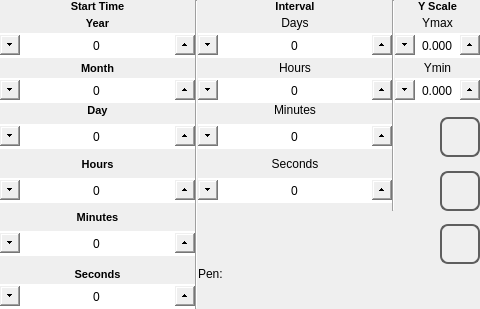
<?xml version="1.0" encoding="UTF-8"?>
<ui version="4.0">
 <class>trend_range</class>
 <widget class="QWidget" name="trend_range">
  <property name="geometry">
   <rect>
    <x>0</x>
    <y>0</y>
    <width>480</width>
    <height>272</height>
   </rect>
  </property>
  <property name="minimumSize">
   <size>
    <width>0</width>
    <height>0</height>
   </size>
  </property>
  <property name="maximumSize">
   <size>
    <width>16777215</width>
    <height>16777215</height>
   </size>
  </property>
  <property name="windowTitle">
   <string>trend_range</string>
  </property>
  <property name="styleSheet">
   <string notr="true"> QLabel#labelPen {
	font: 1000 12pt &quot;Ubuntu&quot;;
 }

 QLabel {
	font: 1000  8pt &quot;Ubuntu&quot;;
 }

 QSpinBox {
	font: 1000 14pt &quot;Ubuntu&quot;;
 }

 QSpinBox::up-button {
     subcontrol-origin: border;
     subcontrol-position: right center;
     height: 20px;
     width: 20px;
 }

 QSpinBox::up-arrow {
	image: url(:/systemicons/img/Forward.png);
     width: 10px;
     height: 10px;
 }

 QSpinBox::down-button {
     subcontrol-origin: border;
     subcontrol-position: left center;
     height: 20px;
     width: 20px;
}

 QSpinBox::down-arrow {
 	image: url(:/systemicons/img/Back.png);
     width: 10px;
     height:10px;
 }

 QDoubleSpinBox {
	font: 1000 12pt &quot;Ubuntu&quot;;
 }

 QDoubleSpinBox::up-button {
     subcontrol-origin: border;
     subcontrol-position: right center;
     height: 20px;
     width: 20px;
 }

 QDoubleSpinBox::up-arrow {
	image: url(:/systemicons/img/Forward.png);
     width: 10px;
     height: 10px;
 }

 QDoubleSpinBox::down-button {
     subcontrol-origin: border;
     subcontrol-position: left center;
     height: 20px;
     width: 20px;
}

 QDoubleSpinBox::down-arrow {
 	image: url(:/systemicons/img/Back.png);
     width: 10px;
     height: 10px;
 }
</string>
  </property>
  <layout class="QHBoxLayout" name="horizontalLayout">
   <property name="spacing">
    <number>0</number>
   </property>
   <property name="margin">
    <number>0</number>
   </property>
   <item>
    <layout class="QGridLayout" name="gridLayout">
     <property name="spacing">
      <number>0</number>
     </property>
     <item row="1" column="4">
      <widget class="QLabel" name="labelYmax">
       <property name="minimumSize">
        <size>
         <width>0</width>
         <height>20</height>
        </size>
       </property>
       <property name="maximumSize">
        <size>
         <width>16777215</width>
         <height>20</height>
        </size>
       </property>
       <property name="focusPolicy">
        <enum>Qt::NoFocus</enum>
       </property>
       <property name="text">
        <string>Ymax</string>
       </property>
       <property name="alignment">
        <set>Qt::AlignCenter</set>
       </property>
      </widget>
     </item>
     <item row="3" column="4">
      <widget class="QLabel" name="labelYmin">
       <property name="minimumSize">
        <size>
         <width>0</width>
         <height>20</height>
        </size>
       </property>
       <property name="maximumSize">
        <size>
         <width>16777215</width>
         <height>20</height>
        </size>
       </property>
       <property name="focusPolicy">
        <enum>Qt::NoFocus</enum>
       </property>
       <property name="text">
        <string>Ymin</string>
       </property>
       <property name="alignment">
        <set>Qt::AlignCenter</set>
       </property>
      </widget>
     </item>
     <item row="4" column="4">
      <widget class="QDoubleSpinBox" name="doubleSpinBoxYmin">
       <property name="minimumSize">
        <size>
         <width>0</width>
         <height>25</height>
        </size>
       </property>
       <property name="maximumSize">
        <size>
         <width>16777215</width>
         <height>25</height>
        </size>
       </property>
       <property name="focusPolicy">
        <enum>Qt::NoFocus</enum>
       </property>
       <property name="alignment">
        <set>Qt::AlignCenter</set>
       </property>
       <property name="decimals">
        <number>3</number>
       </property>
       <property name="minimum">
        <double>-9999.989999999999782</double>
       </property>
       <property name="maximum">
        <double>9999.989999999999782</double>
       </property>
       <property name="singleStep">
        <double>0.100000000000000</double>
       </property>
      </widget>
     </item>
     <item row="0" column="4">
      <widget class="QLabel" name="label">
       <property name="font">
        <font>
         <family>Ubuntu</family>
         <pointsize>8</pointsize>
         <weight>99</weight>
         <italic>false</italic>
         <bold>true</bold>
        </font>
       </property>
       <property name="text">
        <string>Y Scale</string>
       </property>
       <property name="alignment">
        <set>Qt::AlignCenter</set>
       </property>
      </widget>
     </item>
     <item row="9" column="2">
      <widget class="QSpinBox" name="spinBoxSeconds">
       <property name="sizePolicy">
        <sizepolicy hsizetype="Expanding" vsizetype="Fixed">
         <horstretch>0</horstretch>
         <verstretch>0</verstretch>
        </sizepolicy>
       </property>
       <property name="minimumSize">
        <size>
         <width>0</width>
         <height>25</height>
        </size>
       </property>
       <property name="maximumSize">
        <size>
         <width>16777215</width>
         <height>25</height>
        </size>
       </property>
       <property name="focusPolicy">
        <enum>Qt::NoFocus</enum>
       </property>
       <property name="wrapping">
        <bool>true</bool>
       </property>
       <property name="alignment">
        <set>Qt::AlignCenter</set>
       </property>
       <property name="maximum">
        <number>59</number>
       </property>
      </widget>
     </item>
     <item row="8" column="2">
      <widget class="QLabel" name="labelSeconds">
       <property name="sizePolicy">
        <sizepolicy hsizetype="Expanding" vsizetype="Preferred">
         <horstretch>0</horstretch>
         <verstretch>0</verstretch>
        </sizepolicy>
       </property>
       <property name="focusPolicy">
        <enum>Qt::NoFocus</enum>
       </property>
       <property name="text">
        <string>Seconds</string>
       </property>
       <property name="alignment">
        <set>Qt::AlignCenter</set>
       </property>
      </widget>
     </item>
     <item row="6" column="2">
      <widget class="QSpinBox" name="spinBoxMinutes">
       <property name="sizePolicy">
        <sizepolicy hsizetype="Expanding" vsizetype="Fixed">
         <horstretch>0</horstretch>
         <verstretch>0</verstretch>
        </sizepolicy>
       </property>
       <property name="minimumSize">
        <size>
         <width>0</width>
         <height>25</height>
        </size>
       </property>
       <property name="maximumSize">
        <size>
         <width>16777215</width>
         <height>25</height>
        </size>
       </property>
       <property name="focusPolicy">
        <enum>Qt::NoFocus</enum>
       </property>
       <property name="wrapping">
        <bool>true</bool>
       </property>
       <property name="alignment">
        <set>Qt::AlignCenter</set>
       </property>
       <property name="maximum">
        <number>59</number>
       </property>
      </widget>
     </item>
     <item row="5" column="2">
      <widget class="QLabel" name="labelMinutes">
       <property name="sizePolicy">
        <sizepolicy hsizetype="Expanding" vsizetype="Preferred">
         <horstretch>0</horstretch>
         <verstretch>0</verstretch>
        </sizepolicy>
       </property>
       <property name="focusPolicy">
        <enum>Qt::NoFocus</enum>
       </property>
       <property name="text">
        <string>Minutes</string>
       </property>
       <property name="alignment">
        <set>Qt::AlignCenter</set>
       </property>
      </widget>
     </item>
     <item row="4" column="2">
      <widget class="QSpinBox" name="spinBoxHours">
       <property name="sizePolicy">
        <sizepolicy hsizetype="Expanding" vsizetype="Fixed">
         <horstretch>0</horstretch>
         <verstretch>0</verstretch>
        </sizepolicy>
       </property>
       <property name="minimumSize">
        <size>
         <width>0</width>
         <height>25</height>
        </size>
       </property>
       <property name="maximumSize">
        <size>
         <width>16777215</width>
         <height>25</height>
        </size>
       </property>
       <property name="focusPolicy">
        <enum>Qt::NoFocus</enum>
       </property>
       <property name="wrapping">
        <bool>true</bool>
       </property>
       <property name="alignment">
        <set>Qt::AlignCenter</set>
       </property>
       <property name="maximum">
        <number>23</number>
       </property>
      </widget>
     </item>
     <item row="3" column="2">
      <widget class="QLabel" name="labelHours">
       <property name="sizePolicy">
        <sizepolicy hsizetype="Expanding" vsizetype="Preferred">
         <horstretch>0</horstretch>
         <verstretch>0</verstretch>
        </sizepolicy>
       </property>
       <property name="focusPolicy">
        <enum>Qt::NoFocus</enum>
       </property>
       <property name="text">
        <string>Hours</string>
       </property>
       <property name="alignment">
        <set>Qt::AlignCenter</set>
       </property>
      </widget>
     </item>
     <item row="2" column="2">
      <widget class="QSpinBox" name="spinBoxDays">
       <property name="sizePolicy">
        <sizepolicy hsizetype="Expanding" vsizetype="Fixed">
         <horstretch>0</horstretch>
         <verstretch>0</verstretch>
        </sizepolicy>
       </property>
       <property name="minimumSize">
        <size>
         <width>0</width>
         <height>25</height>
        </size>
       </property>
       <property name="maximumSize">
        <size>
         <width>16777215</width>
         <height>25</height>
        </size>
       </property>
       <property name="focusPolicy">
        <enum>Qt::NoFocus</enum>
       </property>
       <property name="wrapping">
        <bool>true</bool>
       </property>
       <property name="alignment">
        <set>Qt::AlignCenter</set>
       </property>
       <property name="maximum">
        <number>30</number>
       </property>
      </widget>
     </item>
     <item row="1" column="2">
      <widget class="QLabel" name="labelDays">
       <property name="sizePolicy">
        <sizepolicy hsizetype="Expanding" vsizetype="Preferred">
         <horstretch>0</horstretch>
         <verstretch>0</verstretch>
        </sizepolicy>
       </property>
       <property name="focusPolicy">
        <enum>Qt::NoFocus</enum>
       </property>
       <property name="text">
        <string>Days</string>
       </property>
       <property name="alignment">
        <set>Qt::AlignCenter</set>
       </property>
      </widget>
     </item>
     <item row="0" column="2">
      <widget class="QLabel" name="label_2">
       <property name="sizePolicy">
        <sizepolicy hsizetype="Expanding" vsizetype="Preferred">
         <horstretch>0</horstretch>
         <verstretch>0</verstretch>
        </sizepolicy>
       </property>
       <property name="font">
        <font>
         <family>Ubuntu</family>
         <pointsize>8</pointsize>
         <weight>99</weight>
         <italic>false</italic>
         <bold>true</bold>
        </font>
       </property>
       <property name="text">
        <string>Interval</string>
       </property>
       <property name="alignment">
        <set>Qt::AlignCenter</set>
       </property>
      </widget>
     </item>
     <item row="11" column="0">
      <widget class="QSpinBox" name="spinBoxMinutesIn">
       <property name="sizePolicy">
        <sizepolicy hsizetype="Expanding" vsizetype="Fixed">
         <horstretch>0</horstretch>
         <verstretch>0</verstretch>
        </sizepolicy>
       </property>
       <property name="minimumSize">
        <size>
         <width>0</width>
         <height>25</height>
        </size>
       </property>
       <property name="maximumSize">
        <size>
         <width>16777215</width>
         <height>25</height>
        </size>
       </property>
       <property name="focusPolicy">
        <enum>Qt::NoFocus</enum>
       </property>
       <property name="wrapping">
        <bool>true</bool>
       </property>
       <property name="alignment">
        <set>Qt::AlignCenter</set>
       </property>
       <property name="maximum">
        <number>59</number>
       </property>
      </widget>
     </item>
     <item row="10" column="0">
      <widget class="QLabel" name="labelMinuteIn">
       <property name="sizePolicy">
        <sizepolicy hsizetype="Expanding" vsizetype="Minimum">
         <horstretch>0</horstretch>
         <verstretch>0</verstretch>
        </sizepolicy>
       </property>
       <property name="font">
        <font>
         <family>Ubuntu</family>
         <pointsize>8</pointsize>
         <weight>99</weight>
         <italic>false</italic>
         <bold>true</bold>
        </font>
       </property>
       <property name="focusPolicy">
        <enum>Qt::NoFocus</enum>
       </property>
       <property name="text">
        <string>Minutes</string>
       </property>
       <property name="alignment">
        <set>Qt::AlignCenter</set>
       </property>
      </widget>
     </item>
     <item row="9" column="0">
      <widget class="QSpinBox" name="spinBoxHoursIn">
       <property name="sizePolicy">
        <sizepolicy hsizetype="Expanding" vsizetype="Fixed">
         <horstretch>0</horstretch>
         <verstretch>0</verstretch>
        </sizepolicy>
       </property>
       <property name="minimumSize">
        <size>
         <width>0</width>
         <height>25</height>
        </size>
       </property>
       <property name="maximumSize">
        <size>
         <width>16777215</width>
         <height>25</height>
        </size>
       </property>
       <property name="focusPolicy">
        <enum>Qt::NoFocus</enum>
       </property>
       <property name="wrapping">
        <bool>true</bool>
       </property>
       <property name="alignment">
        <set>Qt::AlignCenter</set>
       </property>
       <property name="maximum">
        <number>23</number>
       </property>
      </widget>
     </item>
     <item row="8" column="0">
      <widget class="QLabel" name="labelHourIn">
       <property name="sizePolicy">
        <sizepolicy hsizetype="Expanding" vsizetype="Preferred">
         <horstretch>0</horstretch>
         <verstretch>0</verstretch>
        </sizepolicy>
       </property>
       <property name="font">
        <font>
         <family>Ubuntu</family>
         <pointsize>8</pointsize>
         <weight>99</weight>
         <italic>false</italic>
         <bold>true</bold>
        </font>
       </property>
       <property name="focusPolicy">
        <enum>Qt::NoFocus</enum>
       </property>
       <property name="text">
        <string>Hours</string>
       </property>
       <property name="alignment">
        <set>Qt::AlignCenter</set>
       </property>
      </widget>
     </item>
     <item row="6" column="0">
      <widget class="QSpinBox" name="spinBoxDayIn">
       <property name="sizePolicy">
        <sizepolicy hsizetype="Expanding" vsizetype="Minimum">
         <horstretch>0</horstretch>
         <verstretch>0</verstretch>
        </sizepolicy>
       </property>
       <property name="minimumSize">
        <size>
         <width>0</width>
         <height>25</height>
        </size>
       </property>
       <property name="maximumSize">
        <size>
         <width>16777215</width>
         <height>25</height>
        </size>
       </property>
       <property name="focusPolicy">
        <enum>Qt::NoFocus</enum>
       </property>
       <property name="wrapping">
        <bool>true</bool>
       </property>
       <property name="alignment">
        <set>Qt::AlignCenter</set>
       </property>
       <property name="maximum">
        <number>31</number>
       </property>
      </widget>
     </item>
     <item row="5" column="0">
      <widget class="QLabel" name="labelDayIn">
       <property name="sizePolicy">
        <sizepolicy hsizetype="Expanding" vsizetype="Minimum">
         <horstretch>0</horstretch>
         <verstretch>0</verstretch>
        </sizepolicy>
       </property>
       <property name="font">
        <font>
         <family>Ubuntu</family>
         <pointsize>8</pointsize>
         <weight>99</weight>
         <italic>false</italic>
         <bold>true</bold>
        </font>
       </property>
       <property name="focusPolicy">
        <enum>Qt::NoFocus</enum>
       </property>
       <property name="text">
        <string>Day</string>
       </property>
       <property name="alignment">
        <set>Qt::AlignCenter</set>
       </property>
      </widget>
     </item>
     <item row="4" column="0">
      <widget class="QSpinBox" name="spinBoxMonthIn">
       <property name="minimumSize">
        <size>
         <width>0</width>
         <height>25</height>
        </size>
       </property>
       <property name="maximumSize">
        <size>
         <width>16777215</width>
         <height>25</height>
        </size>
       </property>
       <property name="focusPolicy">
        <enum>Qt::NoFocus</enum>
       </property>
       <property name="wrapping">
        <bool>true</bool>
       </property>
       <property name="alignment">
        <set>Qt::AlignCenter</set>
       </property>
       <property name="maximum">
        <number>12</number>
       </property>
      </widget>
     </item>
     <item row="3" column="0">
      <widget class="QLabel" name="labelMonthIn">
       <property name="sizePolicy">
        <sizepolicy hsizetype="Expanding" vsizetype="Minimum">
         <horstretch>0</horstretch>
         <verstretch>0</verstretch>
        </sizepolicy>
       </property>
       <property name="font">
        <font>
         <family>Ubuntu</family>
         <pointsize>8</pointsize>
         <weight>99</weight>
         <italic>false</italic>
         <bold>true</bold>
        </font>
       </property>
       <property name="focusPolicy">
        <enum>Qt::NoFocus</enum>
       </property>
       <property name="text">
        <string>Month</string>
       </property>
       <property name="alignment">
        <set>Qt::AlignCenter</set>
       </property>
      </widget>
     </item>
     <item row="2" column="0">
      <widget class="QSpinBox" name="spinBoxYearIn">
       <property name="sizePolicy">
        <sizepolicy hsizetype="Expanding" vsizetype="Fixed">
         <horstretch>0</horstretch>
         <verstretch>0</verstretch>
        </sizepolicy>
       </property>
       <property name="minimumSize">
        <size>
         <width>0</width>
         <height>25</height>
        </size>
       </property>
       <property name="maximumSize">
        <size>
         <width>16777215</width>
         <height>25</height>
        </size>
       </property>
       <property name="focusPolicy">
        <enum>Qt::NoFocus</enum>
       </property>
       <property name="wrapping">
        <bool>true</bool>
       </property>
       <property name="alignment">
        <set>Qt::AlignCenter</set>
       </property>
       <property name="maximum">
        <number>3000</number>
       </property>
       <property name="value">
        <number>0</number>
       </property>
      </widget>
     </item>
     <item row="1" column="0">
      <widget class="QLabel" name="labelYearIn">
       <property name="sizePolicy">
        <sizepolicy hsizetype="Expanding" vsizetype="Minimum">
         <horstretch>0</horstretch>
         <verstretch>0</verstretch>
        </sizepolicy>
       </property>
       <property name="font">
        <font>
         <family>Ubuntu</family>
         <pointsize>8</pointsize>
         <weight>99</weight>
         <italic>false</italic>
         <bold>true</bold>
        </font>
       </property>
       <property name="focusPolicy">
        <enum>Qt::NoFocus</enum>
       </property>
       <property name="text">
        <string>Year</string>
       </property>
       <property name="alignment">
        <set>Qt::AlignCenter</set>
       </property>
      </widget>
     </item>
     <item row="0" column="0">
      <widget class="QLabel" name="label_3">
       <property name="sizePolicy">
        <sizepolicy hsizetype="Expanding" vsizetype="Preferred">
         <horstretch>0</horstretch>
         <verstretch>0</verstretch>
        </sizepolicy>
       </property>
       <property name="font">
        <font>
         <family>Ubuntu</family>
         <pointsize>8</pointsize>
         <weight>99</weight>
         <italic>false</italic>
         <bold>true</bold>
        </font>
       </property>
       <property name="text">
        <string>Start Time</string>
       </property>
       <property name="alignment">
        <set>Qt::AlignCenter</set>
       </property>
      </widget>
     </item>
     <item row="14" column="0">
      <widget class="QLabel" name="labelSecondIn">
       <property name="sizePolicy">
        <sizepolicy hsizetype="Expanding" vsizetype="Minimum">
         <horstretch>0</horstretch>
         <verstretch>0</verstretch>
        </sizepolicy>
       </property>
       <property name="font">
        <font>
         <family>Ubuntu</family>
         <pointsize>8</pointsize>
         <weight>99</weight>
         <italic>false</italic>
         <bold>true</bold>
        </font>
       </property>
       <property name="focusPolicy">
        <enum>Qt::NoFocus</enum>
       </property>
       <property name="text">
        <string>Seconds</string>
       </property>
       <property name="alignment">
        <set>Qt::AlignCenter</set>
       </property>
      </widget>
     </item>
     <item row="15" column="0">
      <widget class="QSpinBox" name="spinBoxSecondsIn">
       <property name="sizePolicy">
        <sizepolicy hsizetype="Expanding" vsizetype="Fixed">
         <horstretch>0</horstretch>
         <verstretch>0</verstretch>
        </sizepolicy>
       </property>
       <property name="minimumSize">
        <size>
         <width>0</width>
         <height>25</height>
        </size>
       </property>
       <property name="maximumSize">
        <size>
         <width>16777215</width>
         <height>25</height>
        </size>
       </property>
       <property name="focusPolicy">
        <enum>Qt::NoFocus</enum>
       </property>
       <property name="wrapping">
        <bool>true</bool>
       </property>
       <property name="alignment">
        <set>Qt::AlignCenter</set>
       </property>
       <property name="maximum">
        <number>59</number>
       </property>
      </widget>
     </item>
     <item row="0" column="1" rowspan="16">
      <widget class="Line" name="line">
       <property name="orientation">
        <enum>Qt::Vertical</enum>
       </property>
      </widget>
     </item>
     <item row="15" column="4">
      <layout class="QHBoxLayout" name="horizontalLayout_2"/>
     </item>
     <item row="0" column="3" rowspan="10">
      <widget class="Line" name="line_2">
       <property name="orientation">
        <enum>Qt::Vertical</enum>
       </property>
      </widget>
     </item>
     <item row="2" column="4">
      <widget class="QDoubleSpinBox" name="doubleSpinBoxYmax">
       <property name="minimumSize">
        <size>
         <width>0</width>
         <height>25</height>
        </size>
       </property>
       <property name="maximumSize">
        <size>
         <width>16777215</width>
         <height>25</height>
        </size>
       </property>
       <property name="focusPolicy">
        <enum>Qt::NoFocus</enum>
       </property>
       <property name="alignment">
        <set>Qt::AlignCenter</set>
       </property>
       <property name="decimals">
        <number>3</number>
       </property>
       <property name="minimum">
        <double>-9999.989999999999782</double>
       </property>
       <property name="maximum">
        <double>9999.989999999999782</double>
       </property>
       <property name="singleStep">
        <double>0.100000000000000</double>
       </property>
      </widget>
     </item>
     <item row="6" column="4">
      <widget class="QPushButton" name="pushButtonHome">
       <property name="minimumSize">
        <size>
         <width>40</width>
         <height>40</height>
        </size>
       </property>
       <property name="maximumSize">
        <size>
         <width>40</width>
         <height>40</height>
        </size>
       </property>
       <property name="focusPolicy">
        <enum>Qt::NoFocus</enum>
       </property>
       <property name="layoutDirection">
        <enum>Qt::RightToLeft</enum>
       </property>
       <property name="styleSheet">
        <string notr="true">QPushButton
{
border: 2px solid  rgb(94, 94, 94);
border-radius: 8px;
qproperty-icon: url(:/systemicons/img/Home.png);
qproperty-iconSize: 24px 24px;
qproperty-focusPolicy: NoFocus;
}
QPushButton:pressed
{
border: 2px solid  rgb(194, 194, 194);
background-color:  rgb(255, 255, 127);
}
QPushButton:disabled
{
border: 2px solid  rgb(194, 194, 194);
}
</string>
       </property>
       <property name="text">
        <string/>
       </property>
      </widget>
     </item>
     <item row="11" column="4">
      <widget class="QPushButton" name="pushButtonOk">
       <property name="minimumSize">
        <size>
         <width>40</width>
         <height>40</height>
        </size>
       </property>
       <property name="maximumSize">
        <size>
         <width>40</width>
         <height>40</height>
        </size>
       </property>
       <property name="focusPolicy">
        <enum>Qt::NoFocus</enum>
       </property>
       <property name="layoutDirection">
        <enum>Qt::RightToLeft</enum>
       </property>
       <property name="styleSheet">
        <string notr="true">QPushButton
{
border: 2px solid  rgb(94, 94, 94);
border-radius: 8px;
qproperty-icon: url(:/systemicons/img/OK.png);
qproperty-iconSize: 24px 24px;
qproperty-focusPolicy: NoFocus;
}
QPushButton:pressed
{
border: 2px solid  rgb(194, 194, 194);
background-color:  rgb(255, 255, 127);
}
QPushButton:disabled
{
border: 2px solid  rgb(194, 194, 194);
}
</string>
       </property>
       <property name="text">
        <string/>
       </property>
      </widget>
     </item>
     <item row="9" column="4">
      <widget class="QPushButton" name="pushButtonBack">
       <property name="sizePolicy">
        <sizepolicy hsizetype="Minimum" vsizetype="Fixed">
         <horstretch>60</horstretch>
         <verstretch>60</verstretch>
        </sizepolicy>
       </property>
       <property name="minimumSize">
        <size>
         <width>40</width>
         <height>40</height>
        </size>
       </property>
       <property name="maximumSize">
        <size>
         <width>40</width>
         <height>40</height>
        </size>
       </property>
       <property name="focusPolicy">
        <enum>Qt::NoFocus</enum>
       </property>
       <property name="layoutDirection">
        <enum>Qt::RightToLeft</enum>
       </property>
       <property name="styleSheet">
        <string notr="true">QPushButton
{
border: 2px solid  rgb(94, 94, 94);
border-radius: 8px;
qproperty-icon: url(:/systemicons/img/Go_back.png);
qproperty-iconSize: 24px 24px;
qproperty-focusPolicy: NoFocus;
}
QPushButton:pressed
{
border: 2px solid  rgb(194, 194, 194);
background-color:  rgb(255, 255, 127);
}
QPushButton:disabled
{
border: 2px solid  rgb(194, 194, 194);
}
</string>
       </property>
       <property name="text">
        <string/>
       </property>
      </widget>
     </item>
     <item row="14" column="2" colspan="3">
      <widget class="QLabel" name="labelPen">
       <property name="sizePolicy">
        <sizepolicy hsizetype="Preferred" vsizetype="Minimum">
         <horstretch>0</horstretch>
         <verstretch>0</verstretch>
        </sizepolicy>
       </property>
       <property name="minimumSize">
        <size>
         <width>0</width>
         <height>20</height>
        </size>
       </property>
       <property name="maximumSize">
        <size>
         <width>16777215</width>
         <height>20</height>
        </size>
       </property>
       <property name="focusPolicy">
        <enum>Qt::NoFocus</enum>
       </property>
       <property name="text">
        <string>Pen:</string>
       </property>
      </widget>
     </item>
    </layout>
   </item>
  </layout>
  <zorder>labelHourIn</zorder>
 </widget>
 <resources/>
 <connections/>
</ui>
